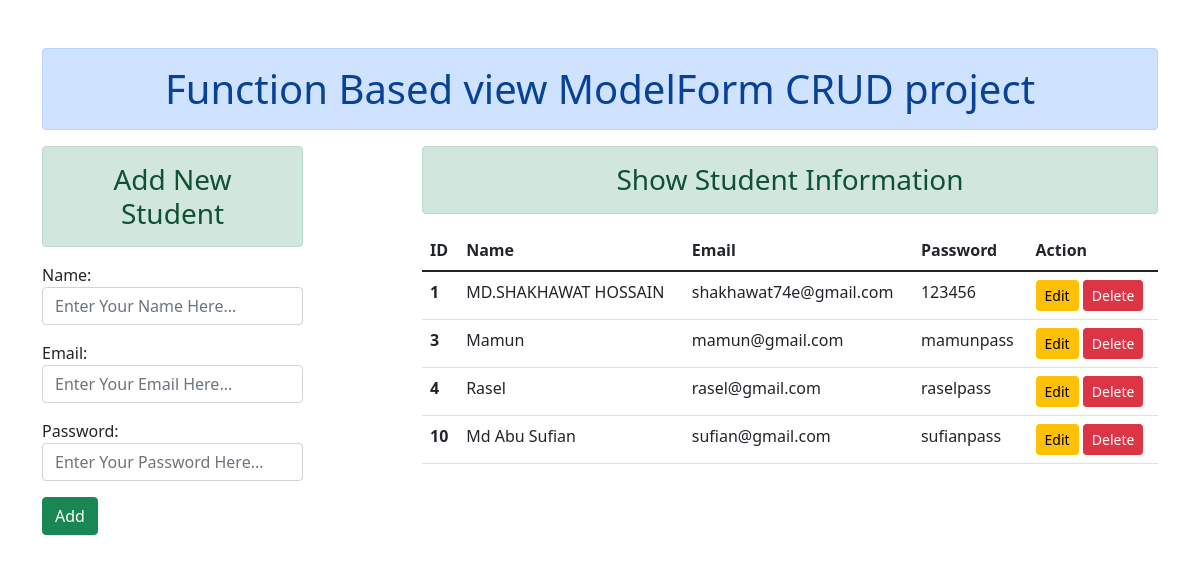
The page / on the database its author committed.
### enroll/models.py (models this page shows)
class User(models.Model):
    name = models.CharField(max_length=70)
    email = models.EmailField(max_length=100)
    password = models.CharField(max_length=100)

### enroll/views.py (the view)
# urls.py: path('', views.show_data, name='addandshow'),
def show_data(request):
    if request.method == 'POST':
        fm = StudentsRegistration(request.POST)
        if fm.is_valid():
            nm = fm.cleaned_data['name']
            em = fm.cleaned_data['email']
            pw = fm.cleaned_data['password']
            reg = User(name=nm, email=em, password=pw)
            reg.save()
            fm = StudentsRegistration()
    else:
        fm = StudentsRegistration()
    stud = User.objects.all()
    return render (request, 'enroll/addandshow.html',{'form':fm, 'std':stud})

### enroll/forms.py
class StudentsRegistration(forms.ModelForm):
    class Meta:
        model = User
        fields = ['name','email','password']
        widgets = {
            'name': forms.TextInput(attrs={'class':'form-control', 'placeholder':'Enter Your Name Here...'}),
            'email': forms.EmailInput(attrs={'class':'form-control', 'placeholder':'Enter Your Email Here...'}),
            'password': forms.PasswordInput(render_value=True, attrs={'class':'form-control', 'placeholder':'Enter Your Password Here...'}),
        }

### enroll/templates/enroll/addandshow.html (shortened to what this page needs)
{% extends 'enroll/base.html' %}
{% block content %}
<div class="row">
    <div class="col-sm-3">
        <h3 class="text-center alert alert-success">Add New Student</h3>
        <form action="" method="POST" novalidate>
            {{form.as_p}}
            <input type="submit" class="btn btn-success" value="Add">
        </form>
    </div>
    <div class="col-sm-8 offset-1">
        <h3 class="text-center alert alert-success">Show Student Information</h3>
        {% if std %}
        <table class="table table-hover">
            <thead>
              <tr>
                <th scope="col">ID</th>
                <th scope="col">Name</th>
                <th scope="col">Email</th>
                <th scope="col">Password</th>
                <th scope="col">Action</th>
              </tr>
            </thead>
            <tbody>
                {% for st in std %}
                <tr>
                    <th scope="row">{{st.id}}</th>
                    <td>{{st.name}}</td>
                    <td>{{st.email}}</td>
                    <td>{{st.password}}</td>
                    <td>
                        <a href="{% url 'updatedata' st.id %}" class="btn btn-warning btn-sm">Edit</a>
                        <form action="{% url 'deletedata' st.id %}" method="POST" class="d-inline">
                            <input type="submit" class="btn btn-danger btn-sm" value="Delete">
                        </form>
                    </td>
                </tr>
                {% endfor %}
            </tbody>
          </table>
        {% else %}
        <h3 class="text-center alert alert-warning">No Data Found</h3>
        {% endif %}
    </div>
</div>
{% endblock content %}

### enroll/templates/enroll/base.html (shortened to what this page needs)
<!DOCTYPE html>
{% load static %}
<html lang="en">
<head>
    <link rel="stylesheet" href="{% static 'enroll/css/bootstrap.css' %}">
</head>
<body>
    <div class="container mt-5">
        <h1 class="text-center alert alert-primary">Function Based view ModelForm CRUD project</h1>
        {% block content %}{% endblock content %}
    </div>
</body>
</html>

### rows shown on the page
User: id "1", name "MD.SHAKHAWAT HOSSAIN", email "shakhawat74e@gmail.com", password "123456"
User: id "3", name "Mamun", email "mamun@gmail.com", password "mamunpass"
User: id "4", name "Rasel", email "rasel@gmail.com", password "raselpass"
User: id "10", name "Md Abu Sufian", email "sufian@gmail.com", password "sufianpass"
